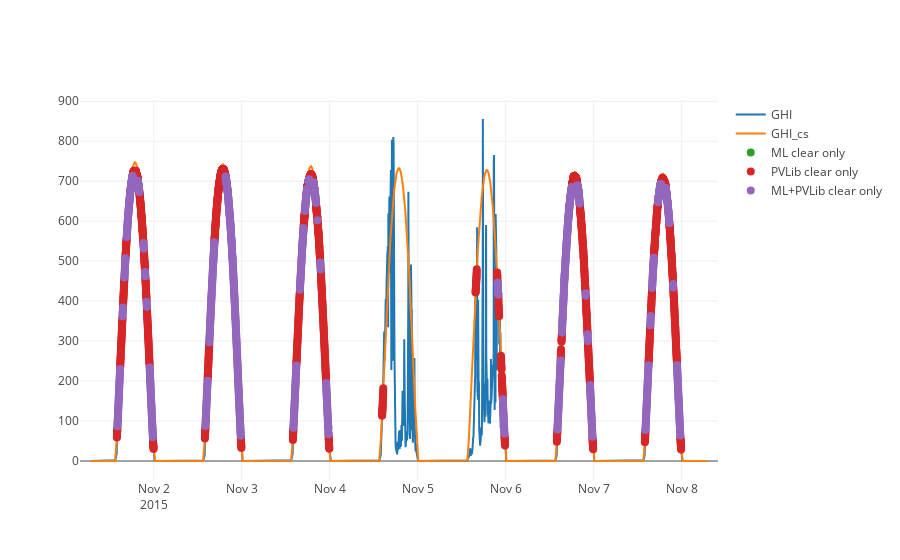

Notebook cell for this chart:
### Code cell
vis.show()

### Figure 1 — Plotly figure (JSON) as saved in the notebook; plotly's stock layout.template omitted (floating-point values rounded to 4 significant figures; data arrays with more than 128 entries replaced by an {"elided": "..."} marker saying what was removed)
{"data": [{"name": "GHI", "type": "scatter", "x": {"elided": "10080 str values"}, "y": {"elided": "10080 float values"}}, {"name": "GHI_cs", "type": "scatter", "x": {"elided": "10080 str values"}, "y": {"elided": "10080 float values"}}, {"marker": {"size": 8}, "mode": "markers", "name": "ML clear only", "type": "scatter", "x": ["2015-11-03 23:36:00"], "y": [84.52]}, {"marker": {"size": 8}, "mode": "markers", "name": "PVLib clear only", "type": "scatter", "x": {"elided": "1651 str values"}, "y": {"elided": "1651 float values"}}, {"marker": {"size": 8}, "mode": "markers", "name": "ML+PVLib clear only", "type": "scatter", "x": {"elided": "1470 str values"}, "y": {"elided": "1470 float values"}}], "layout": {}}
